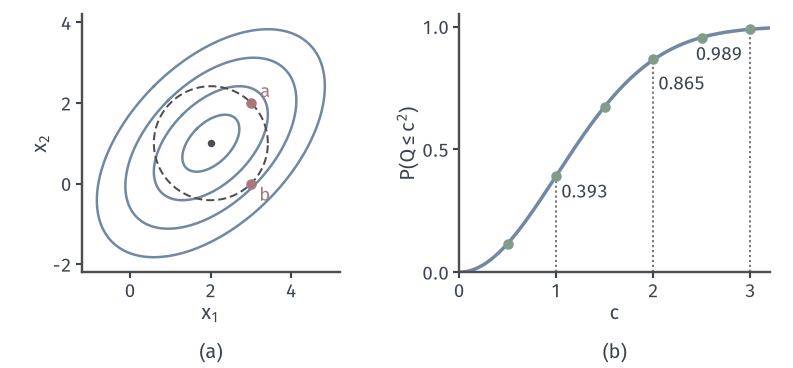

The script that drew this image:
"""Mahalanobis distance for mu=(2,1), Sigma=[[2,1],[1,2]].
(a) density contours Q(x)=c^2, c=0.5,1,1.5,2 (Q=(x-mu)^T Sigma^{-1}(x-mu)); points a=mu+(1,1), b=mu+(1,-1)
have the same Euclidean distance sqrt2 from mu but Q(a)=2/3, Q(b)=2.
(b) P(Q(X)<=c^2)=1-exp(-c^2/2) (d=2) against the fraction of 4000 simulated points (seed 11)."""
from pathlib import Path
import sys
sys.path.insert(0, str(Path(__file__).resolve().parents[1]/'mvd-common'))
from mvd_fig import *

mu = np.array([2., 1.]); S = np.array([[2., 1.], [1., 2.]]); Si = np.linalg.inv(S)
fig, axes = figure(width_mm=112, height_mm=52, ncols=2)
panel(fig, left=.07, right=.97, top=.96, bottom=.26, wspace=.3)
ax = axes[0]; style(ax)
for c in (.5, 1, 1.5, 2):
    ex, ey = ellipse(mu, S, c); ax.plot(ex, ey, color=BLUE, lw=1.0)
t = np.linspace(0, 2*pi, 300)
ax.plot(mu[0]+np.sqrt(2)*np.cos(t), mu[1]+np.sqrt(2)*np.sin(t), color=STROKE, lw=.8, ls=DASH)
a = mu+np.array([1, 1.]); b = mu+np.array([1, -1.])
Q = lambda x: float((x-mu) @ Si @ (x-mu))
dot(ax, *mu, color=STROKE, ms=3)
dot(ax, *a); dot(ax, *b)
lab(ax, a[0]+.22, a[1]+.12, '$a$', RED); lab(ax, b[0]+.2, b[1]-.45, '$b$', RED)
ax.set_xlim(-1.2, 5.2); ax.set_ylim(-2.2, 4.2); ax.set_aspect('equal')
ax.set_xticks([0, 2, 4]); ax.set_yticks([-2, 0, 2, 4]); axlab(ax, '$x_1$', '$x_2$')
ax = axes[1]; style(ax)
rng = np.random.default_rng(11); Z = rng.standard_normal((4000, 2)); q = (Z**2).sum(1)
cc = np.linspace(0, 3.2, 300); ax.plot(cc, 1-np.exp(-cc**2/2), color=BLUE, lw=1.4)
cs = np.array([.5, 1, 1.5, 2, 2.5, 3]); emp = [float(np.mean(q <= c*c)) for c in cs]
ax.plot(cs, emp, 'o', ms=3.2, color=GREEN, zorder=5)
for c in (1, 2, 3):
    ax.plot([c, c], [0, 1-np.exp(-c*c/2)], color=STROKE, lw=.6, ls=DOT)
lab(ax, 1.05, .3, '$0.393$', ha='left'); lab(ax, 2.05, .74, '$0.865$', ha='left'); lab(ax, 2.92, .86, '$0.989$', ha='right')
ax.set_xlim(0, 3.2); ax.set_ylim(0, 1.05); ax.set_xticks([0, 1, 2, 3]); ax.set_yticks([0, .5, 1])
axlab(ax, '$c$', r'$\mathrm{P}(Q\leq c^{2})$')
tags(fig, axes)
save(fig, HERE(__file__), 'figure', {'Qa': Q(a), 'Qb': Q(b), 'seed': 11, 'n': 4000, 'c': cs.tolist(), 'empirical': emp})
